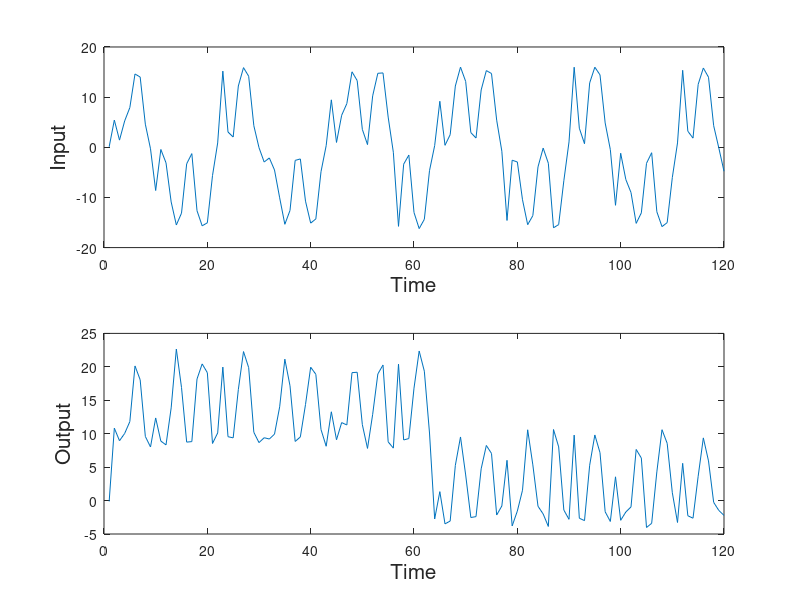

MATLAB code for this plot: (Note: this script raises an error after producing the figure.)
% PURPOSE : To estimate the input-output mapping with inputs x
%           and outputs y generated by the following nonlinear,  
%           nonstationary state space model:
%           x(t+1) = 0.5x(t) + [25x(t)]/[(1+x(t))^(2)] 
%                    + 8cos(1.2t) + process noise
%           y(t) =  x(t)^(2) / 20  + 6 squareWave(0.05(t-1)) + 3
%                   + time varying measurement noise
%           using a multi-layer perceptron (MLP) and both the EKF and 
%           the hybrid importance-samping resampling (SIR) algorithm.                           
             
% AUTHOR  : Nando de Freitas - Thanks for the acknowledgement :-)
% DATE    : 08-09-98

clear;
echo off;

% INITIALISATION AND PARAMETERS:
% =============================

N = 120;               % Number of time steps.
t = 1:1:N;             % Time.  
x0 = 0.1;              % Initial input.
x = zeros(N,1);        % Input observation.
y = zeros(N,1);        % Output observation.
x(1,1) = x0;           % Initia input. 
actualR = 2;           % Measurement noise variance.
actualQ = 1e-2;        % Process noise variance.        
numSamples=50;         % Number of Monte Carlo samples per time step. 
s1=10;                 % Neurons in the hidden layer.
s2=1;                  % Neurons in the output layer - only one in this implementation.
Q = 1e-2;              % Process noise variance.
R = 2;                 % Measurement noise variance.
initVar1= 10;          % Variance of prior for weights in the hidden layer.
initVar2= 10;          % Variance of prior for weights in the output layer.
KalmanR = 2;           % Kalman filter measurement noise covariance hyperparameter;
KalmanQ = 1e-2;        % Kalman filter process noise covariance hyperparameter;
KalmanP = 1;           % Kalman filter initial weights covariance hyperparameter;



% GENERATE PROCESS AND MEASUREMENT NOISE:
% ======================================
v = sqrt(actualR)*randn(N,1); 
v = sqrt(actualR)*sin(0.1*t)'.*randn(N,1); 
w = sqrt(actualQ)*randn(N,1);

% GENERATE INPUT-OUTPUT DATA:
% ==========================

y(1,1) = (x(1,1)^(2))./20 + v(1,1); 
for t=2:N,
  x(t,1) = 0.5*x(t-1,1) + 25*x(t-1,1)/(1+x(t-1,1)^(2)) + 8*cos(1.2*(t-1)) + w(t,1);
  y(t,1) = (x(t,1).^(2))./20 + 6*square(0.05*(t-1))+ 3 + v(t,1); 
end;

figure(1)
clf;
subplot(211)
plot(x)
ylabel('Input','fontsize',15);
xlabel('Time','fontsize',15);
subplot(212)
plot(y)
ylabel('Output','fontsize',15);
xlabel('Time','fontsize',15);
fprintf('Press a key to continue')  
pause;
fprintf('\n')
fprintf('Training the MLP with EKF')
fprintf('\n')

% PERFORM EXTENDED KALMAN FILTERING TO TRAIN MLP:
% ==============================================

tInit=clock;
[ekfp,theta,thetaR,PR,innovations] = mlpekf(x',y',s1,s2,KalmanR,KalmanQ,KalmanP,initVar1,N);
durationekf=etime(clock,tInit);


% PERFORM SEQUENTIAL MONTE CARLO FILTERING TO TRAIN MLP:
% =====================================================

fprintf('Training the MLP with hybrid SIR')
fprintf('\n')

tInit=clock;
[samples, q, m] = hybridsir(x,y,s1,s2,numSamples,Q,initVar1,initVar2,R,KalmanR,KalmanQ,KalmanP,N);
durationsir=etime(clock,tInit);


% COMPUTE CENTROID, MAP AND VARIANCE ESTIMATES:
% ============================================

% Posterior mean estimate of weights
predictedWeights = mean(samples);

% Posterior mean estimate of one-step-ahead prediction
prediction = mean(m);

% MAP estimate of one-step-ahead prediction
bins = 20;
predmap=zeros(N,1);
for t=1:N
  [p,pos]=hist(m(:,t),bins);
  map=find(p==max(p));
  predmap(t,1)=pos(map(1));
end;

% Posterior standard deviation estimate of weights
xstd=std(samples);


% COMPUTE ONE-STEP-AHEAD PREDICTION ERRORS:
% ========================================

errorsir=norm(prediction-y');
errorekf=norm(ekfp'-y);
errorsirmap=norm(predmap-y);
durationekf=durationekf;
durationsir=durationsir;

fprintf('Posterior mean error = %d',errorsir);
fprintf('\n');
fprintf('MAP error            = %d',errorsirmap)
fprintf('\n')
fprintf('EKF error            = %d',errorekf)
fprintf('\n')
fprintf('The EKF took %d seconds.\n',durationekf)
fprintf('The hybrid sir took %d seconds.\n',durationsir)


% PLOT RESULTS:
% ============

figure(1)
clf;
subplot(221)
plot(1:length(x),y,'g',1:length(x),prediction,'r',1:length(x),predmap,'m',1:length(x),ekfp,'b--')
legend('True value','Posterior mean estimate','MAP estimate','EKF estimate');
ylabel('One-step-ahead prediction','fontsize',15)
xlabel('Time','fontsize',15)
subplot(222)
plot(prediction,y,'+')
ylabel('True output','fontsize',15)
xlabel('Posterior mean estimate','fontsize',15)
hold on
c=min(y):1:max(y);
plot(c,c,'r');
axis([-10 30 -10 30]);
hold off
subplot(223)
plot(ekfp,y,'+')
ylabel('True output','fontsize',15)
xlabel('EKF estimate','fontsize',15)
hold on
c=min(y):1:max(y);
plot(c,c,'r');
axis([-10 30 -10 30]);
hold off
% Plot histogram:
[r,c]=size(q);
domain = zeros(r,1);
range = zeros(r,1);
thex=[-5:.4:25];
subplot(224)
hold on
ylabel('Time','fontsize',15)
xlabel('Sample space','fontsize',15)
zlabel('Output density','fontsize',15)
v=[0 1];
caxis(v);
for t=1:5:100,
  [range,domain]=hist(m(:,t),thex);
  waterfall(domain,t,range)
end;





